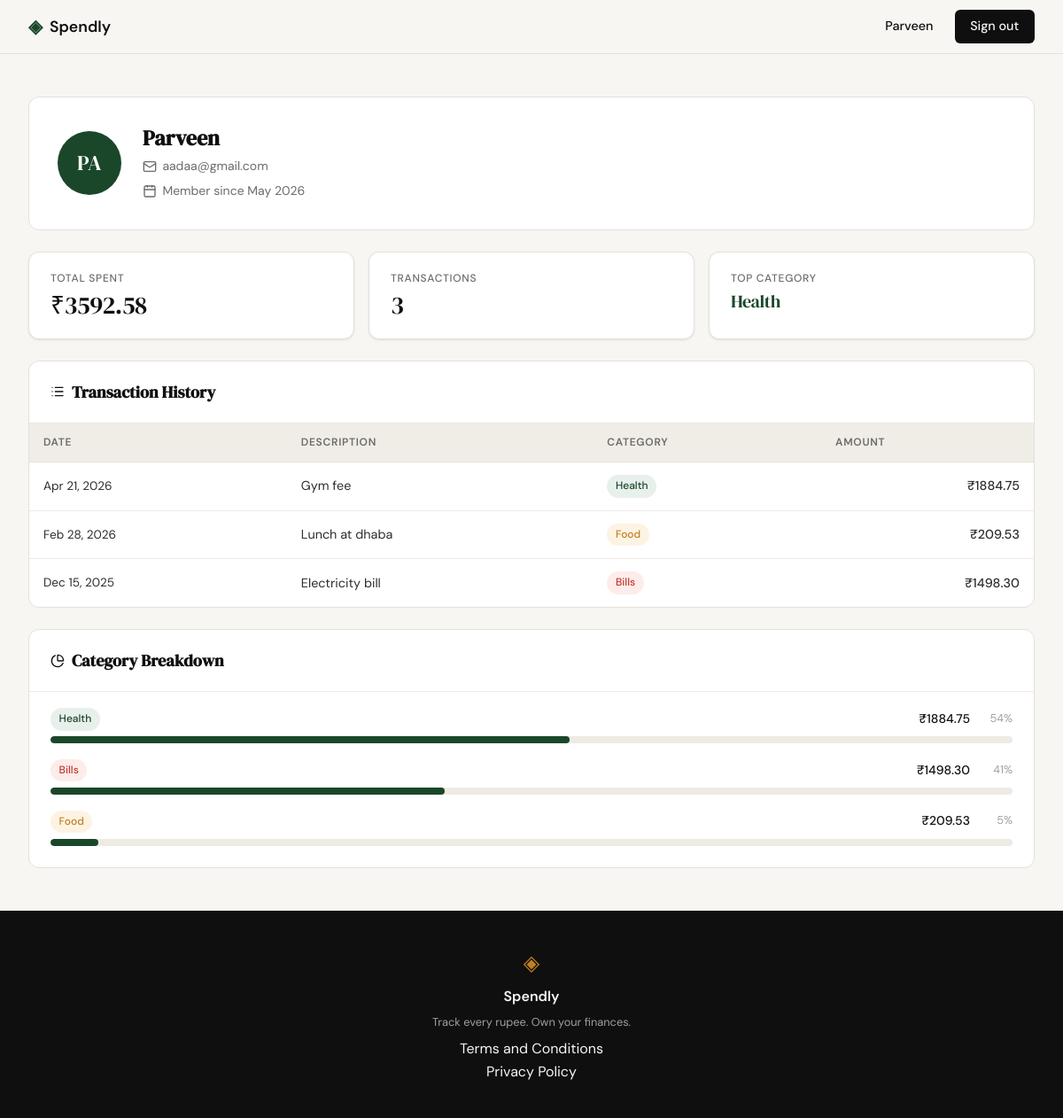
Page /profile (signed in) on the committed database.
### tables this page shows
CREATE TABLE users (
            id            INTEGER PRIMARY KEY AUTOINCREMENT,
            name          TEXT    NOT NULL,
            email         TEXT    UNIQUE NOT NULL,
            password_hash TEXT    NOT NULL,
            created_at    TEXT    DEFAULT (datetime('now'))
        );

CREATE TABLE expenses (
            id          INTEGER PRIMARY KEY AUTOINCREMENT,
            user_id     INTEGER NOT NULL REFERENCES users(id) ON DELETE CASCADE,
            amount      REAL    NOT NULL,
            category    TEXT    NOT NULL,
            date        TEXT    NOT NULL,
            description TEXT,
            created_at  TEXT    DEFAULT (datetime('now'))
        );

### app.py (the view)
@app.route("/profile")
def profile():
    if not session.get("user_id"):
        return redirect(url_for("login"))
    uid = session["user_id"]
    raw_user = get_user_by_id(uid)
    if raw_user is None:
        session.clear()
        return redirect(url_for("login"))
    user = raw_user
    raw_stats = get_summary_stats(uid)
    stats = {
        "total_spent":       f"₹{raw_stats['total_spent']:.2f}",
        "transaction_count": raw_stats["transaction_count"],
        "top_category":      raw_stats["top_category"],
    }
    transactions = [
        {**tx, "amount": f"₹{tx['amount']:.2f}"}
        for tx in get_recent_transactions(uid)
    ]
    categories = [
        {**cat, "amount": f"₹{cat['amount']:.2f}"}
        for cat in get_category_breakdown(uid)
    ]
    return render_template("profile.html", user=user, stats=stats,
                           transactions=transactions, categories=categories)

### database/db.py (called while the page is built)
def get_db():
    db_path = os.path.join(os.path.dirname(os.path.dirname(__file__)), "spendly.db")
    conn = sqlite3.connect(db_path)
    conn.row_factory = sqlite3.Row
    conn.execute("PRAGMA foreign_keys = ON")
    return conn

### database/queries.py (called while the page is built)
def _initials(name: str) -> str:
    parts = name.strip().split()
    if len(parts) >= 2:
        return (parts[0][0] + parts[-1][0]).upper()
    return name[:2].upper() if name else "?"

def get_user_by_id(user_id: int):
    from datetime import datetime
    conn = get_db()
    row = conn.execute(
        "SELECT name, email, created_at FROM users WHERE id = ?",
        (user_id,),
    ).fetchone()
    conn.close()
    if row is None:
        return None
    dt = datetime.strptime(row["created_at"][:10], "%Y-%m-%d")
    return {
        "name": row["name"],
        "email": row["email"],
        "member_since": dt.strftime("%B %Y"),
        "initials": _initials(row["name"]),
    }

def get_recent_transactions(user_id: int, limit: int = 10):
    from datetime import datetime
    conn = get_db()
    rows = conn.execute(
        "SELECT date, description, category, amount"
        " FROM expenses"
        " WHERE user_id = ?"
        " ORDER BY date DESC, id DESC"
        " LIMIT ?",
        (user_id, limit),
    ).fetchall()
    conn.close()
    result = []
    for row in rows:
        dt = datetime.strptime(row["date"], "%Y-%m-%d")
        result.append({
            "date": dt.strftime("%b %d, %Y"),
            "description": row["description"] or "",
            "category": row["category"],
            "amount": row["amount"],   # float — route formats as ₹X.XX
        })
    return result

def get_summary_stats(user_id: int):
    conn = get_db()
    row = conn.execute(
        "SELECT COALESCE(SUM(amount), 0) AS total_spent,"
        "       COUNT(*) AS transaction_count"
        " FROM expenses WHERE user_id = ?",
        (user_id,),
    ).fetchone()
    top = conn.execute(
        "SELECT category FROM expenses WHERE user_id = ?"
        " GROUP BY category ORDER BY SUM(amount) DESC LIMIT 1",
        (user_id,),
    ).fetchone()
    conn.close()
    return {
        "total_spent":       row["total_spent"],
        "transaction_count": row["transaction_count"],
        "top_category":      top["category"] if top else "—",
    }

### templates/profile.html (shortened to what this page needs)
{% extends "base.html" %}
{% block head %}
<link rel="stylesheet" href="{{ url_for('static', filename='css/profile.css') }}">
{% endblock %}
{% block content %}
<div class="profile-page">
  <div class="profile-inner">
    <div class="profile-user-card">
      <div class="profile-avatar">{{ user.initials }}</div>
      <div class="profile-user-info">
        <h1 class="profile-user-name">{{ user.name }}</h1>
        <p class="profile-user-email">
          <i data-lucide="mail" class="profile-icon"></i>
          {{ user.email }}
        </p>
        <p class="profile-user-since">
          <i data-lucide="calendar" class="profile-icon"></i>
          Member since {{ user.member_since }}
        </p>
      </div>
    </div>
    <div class="profile-stats-row">
      <div class="profile-stat-card">
        <span class="profile-stat-label">Total Spent</span>
        <span class="profile-stat-value">{{ stats.total_spent }}</span>
      </div>
      <div class="profile-stat-card">
        <span class="profile-stat-label">Transactions</span>
        <span class="profile-stat-value">{{ stats.transaction_count }}</span>
      </div>
      <div class="profile-stat-card">
        <span class="profile-stat-label">Top Category</span>
        <span class="profile-stat-value profile-stat-value--category">{{ stats.top_category }}</span>
      </div>
    </div>
    <div class="profile-card">
      <div class="profile-card-header">
        <h2 class="profile-section-title">
          <i data-lucide="list" class="profile-icon"></i>
          Transaction History
        </h2>
      </div>
      <div class="profile-table-wrap">
        <table class="profile-table">
          <thead>
            <tr>
              <th class="col-date">Date</th>
              <th class="col-desc">Description</th>
              <th class="col-cat">Category</th>
              <th class="col-amt">Amount</th>
            </tr>
          </thead>
          <tbody>
            {% if transactions %}
              {% for tx in transactions %}
              <tr>
                <td class="col-date">{{ tx.date }}</td>
                <td class="col-desc">{{ tx.description }}</td>
                <td class="col-cat">
                  <span class="profile-badge profile-badge--{{ tx.category | lower }}">
                    {{ tx.category }}
                  </span>
                </td>
                <td class="col-amt profile-amount">{{ tx.amount }}</td>
              </tr>
              {% endfor %}
            {% else %}
              <tr>
                <td colspan="4" class="profile-empty-state">No expenses yet</td>
              </tr>
            {% endif %}
          </tbody>
        </table>
      </div>
    </div>
    <div class="profile-card">
      <div class="profile-card-header">
        <h2 class="profile-section-title">
          <i data-lucide="pie-chart" class="profile-icon"></i>
          Category Breakdown
        </h2>
      </div>
      <div class="profile-breakdown">
        {% for cat in categories %}
        <div class="profile-breakdown-row">
          <div class="profile-breakdown-meta">
            <span class="profile-breakdown-name">
              <span class="profile-badge profile-badge--{{ cat.name | lower }}">{{ cat.name }}</span>
            </span>
            <span class="profile-breakdown-amount">{{ cat.amount }}</span>
            <span class="profile-breakdown-pct">{{ cat.pct }}%</span>
          </div>
          <div class="profile-bar-track">
            <div class="profile-bar-fill" style="width: {{ cat.pct }}%"></div>
          </div>
        </div>
        {% endfor %}
      </div>
    </div>
  </div>
</div>
{% endblock %}

### templates/base.html (shortened to what this page needs)
<!DOCTYPE html>
<html lang="en">
<head>
    <link rel="stylesheet" href="{{ url_for('static', filename='css/style.css') }}">
    {% block head %}{% endblock %}
</head>
<body>
    <nav class="navbar">
        <div class="nav-inner">
            <a href="{{ url_for('landing') }}" class="nav-brand">
                <span class="brand-icon">◈</span>
                <span class="brand-name">Spendly</span>
            </a>
            <div class="nav-links">
                {% if session.user_id %}
                <span class="nav-user">{{ session.user_name }}</span>
                <a href="{{ url_for('logout') }}" class="nav-cta">Sign out</a>
                {% else %}
                <a href="{{ url_for('login') }}">Sign in</a>
                <a href="{{ url_for('register') }}" class="nav-cta">Get started</a>
                {% endif %}
            </div>
        </div>
    </nav>
    <main class="main-content">
        {% block content %}{% endblock %}
    </main>
    <footer class="footer">
        <div class="footer-inner">
            <span class="brand-icon">◈</span>
            <span class="footer-name">Spendly</span>
            <p class="footer-copy">Track every rupee. Own your finances.</p>
            <div class="footer-links">
                <div><a href="/terms">Terms and Conditions</a></div>
                <div><a href="/privacy">Privacy Policy</a></div>
            </div>
        </div>
    </footer>
</body>
</html>

### static/css/style.css (style rules this page uses)
:root { --ink: #0f0f0f; --ink-soft: #2d2d2d; --ink-muted: #6b6b6b; --ink-faint: #a0a0a0; --paper: #f7f6f3; --paper-warm: #f0ede6; --paper-card: #ffffff; --accent: #1a472a; --accent-light: #e8f0eb; --accent-2: #c17f24; --accent-2-light: #fdf3e3; --danger: #c0392b; --danger-light: #fdecea; --border: #e4e1da; --border-soft: #eeebe4; --font-display: 'DM Serif Display', Georgia, serif; --font-body: 'DM Sans', system-ui, sans-serif; --max-width: 1200px; --auth-width: 440px; --radius-sm: 6px; --radius-md: 12px; --radius-lg: 20px; }
*, *::before, *::after { box-sizing: border-box; margin: 0; padding: 0; }
html { font-size: 16px; scroll-behavior: smooth; }
body { background: var(--paper); color: var(--ink); font-family: var(--font-body); font-size: 1rem; line-height: 1.6; -webkit-font-smoothing: antialiased; }
a { color: inherit; text-decoration: none; }
.navbar { position: sticky; top: 0; z-index: 100; background: var(--paper); border-bottom: 1px solid var(--border); padding: 0 2rem; }
.nav-inner { max-width: var(--max-width); margin: 0 auto; height: 60px; display: flex; align-items: center; justify-content: space-between; }
.nav-brand { display: flex; align-items: center; gap: 0.5rem; font-family: var(--font-body); font-weight: 600; font-size: 1.1rem; color: var(--ink); }
.brand-icon { color: var(--accent); font-size: 1.3rem; }
.brand-name { color: var(--ink); }
.nav-links { display: flex; align-items: center; gap: 1.5rem; font-size: 0.9rem; font-weight: 500; }
.nav-links a { color: var(--ink-muted); transition: color 0.2s; }
.nav-cta { background: var(--ink) !important; color: var(--paper) !important; padding: 0.45rem 1.1rem; border-radius: var(--radius-sm); transition: background 0.2s !important; }
.main-content { min-height: calc(100vh - 60px - 100px); }
.footer { background: var(--ink); color: var(--paper); padding: 2.5rem 2rem; text-align: center; }
.footer-inner { display: flex; flex-direction: column; align-items: center; gap: 0.4rem; }
.footer .brand-icon { color: var(--accent-2); font-size: 1.5rem; }
.footer-name { font-weight: 600; font-size: 1rem; }
.footer-copy { font-size: 0.8rem; color: var(--ink-faint); }

### rows in the picture
users: user_name "Parveen", name "Parveen", email "aadaa@gmail.com"
expenses: top_category "Health", date "Apr 21, 2026", description "Gym fee", category "Health", amount "₹1884.75"
expenses: date "Feb 28, 2026", description "Lunch at dhaba", category "Food", amount "₹209.53"
expenses: date "Dec 15, 2025", description "Electricity bill", category "Bills", amount "₹1498.30"

### other values in the picture
{{ user.initials }} "PA"
{{ user.member_since }} "May 2026"
{{ stats.total_spent }} "₹3592.58"
{{ stats.transaction_count }} "3"
{{ cat.name }} "Health" "Bills" "Food"
{{ cat.amount }} "₹1884.75" "₹1498.30" "₹209.53"
{{ cat.pct }} "54" "41" "5"
